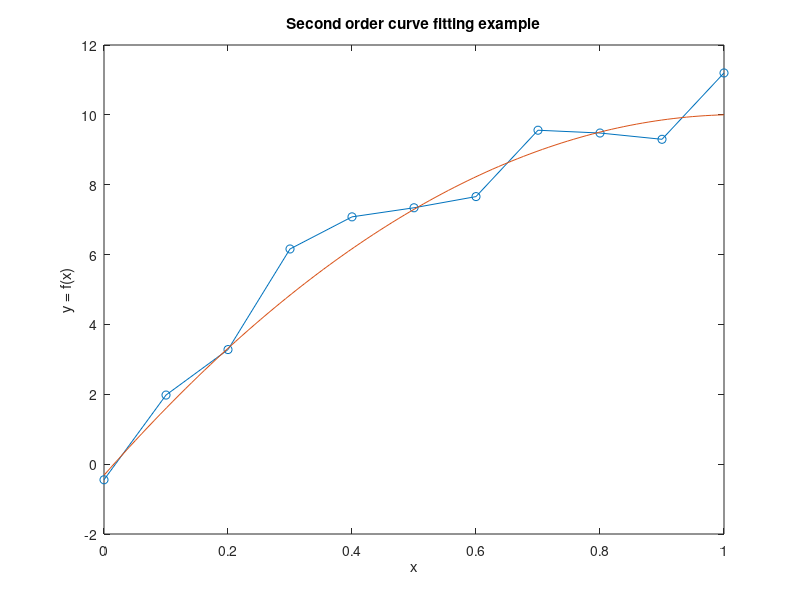

Write the MATLAB code that produced this figure.
x = [0 0.1 0.2 0.3 0.4 0.5 0.6 0.7 0.8 0.9 1]
y = [-0.447 1.978 3.28 6.16 7.08 7.34 7.66 9.56 9.48 9.30 11.2]
n=2;
p = polyfit(x,y,n)
p = [-9.8108 20.1293 -0.317]
xi = linspace(0 , 1 ,100)
yi = polyval(p , xi);
plot(x , y , '-o' , xi , yi ,'-')
xlabel('x')
ylabel('y = f(x)')
title("Second order curve fitting example")
